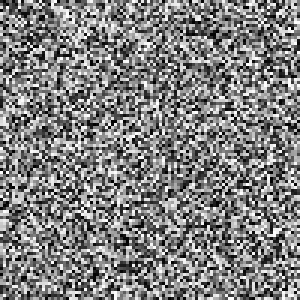
#> input picture Task13/bg.png, 100 x 100 px (shown 3 times larger)
$ python main2.py
#> lines starting #> are read from the running program, lines starting #| are printed output that depends on the picture
from PIL import Image
from random import randint

# Загрузка фонового изображения
bg = Image.open("bg.png")
#> bg is the input picture: PIL image 100x100 L; min 0, max 254, mean 127.8
skip = bg.size[0]
#> skip = 100
m = Image.open("depth_map.png").convert("RGB")
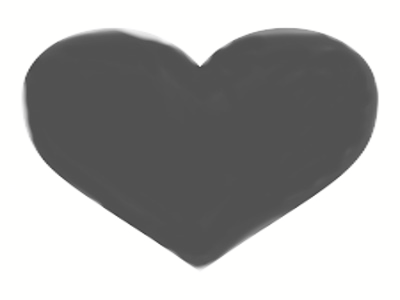
#> input picture Task13/depth_map.png, 400 x 300 px
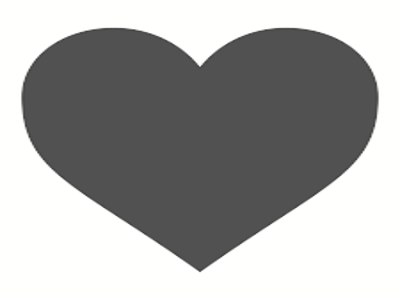
#> m: PIL image 400x300 RGB; mean R, G, B 167.7, 167.7, 167.2
rbg = Image.new("RGB", m.size)  # Убедитесь, что изображение в режиме RGB
#> rbg: PIL image 400x300 RGB; every value is 0

# Создаем плиточный фон
for x in range(m.size[0] // bg.size[0] + 1):
    for y in range(m.size[1] // bg.size[1] + 1):
        rbg.paste(bg, (x * bg.size[0], y * bg.size[1]))
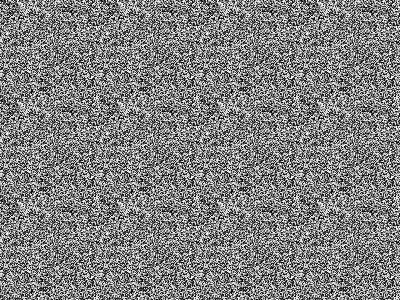
#> rbg: PIL image 400x300 RGB; min 0, max 254, mean 127.8
bg = rbg
out = rbg.copy()  # Копируем фон для результата

# Генерация автостереограммы
for y in range(m.size[1]):
    data = {}
    for x in range(m.size[0]):
        letter = randint(0, 255), randint(0, 255), randint(0, 255)  # Случайный RGB-цвет
        if x > skip:
            s = m.getpixel((x, y))
            s = s[0]  # Используем только первый канал (R)
            s = skip - skip * s / 256
        else:
            s = 0
        s += skip
        s = x - s
        if s < 0:
            ss = letter  # Случайный цвет, если индекс выходит за границы
        else:
            ss = data[int(s)]  # Цвет, смещенный по карте глубины
        data[x] = ss
        out.putpixel((x, y), tuple(ss))  # Убедитесь, что формат RGB сохраняется корректно
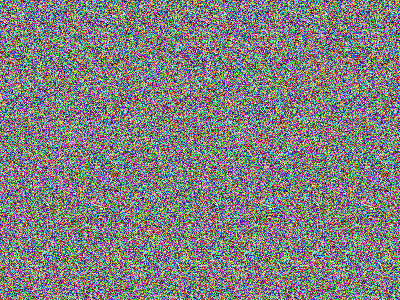
#> out: PIL image 400x300 RGB; mean R, G, B 128, 127.2, 127.3

# Сохраняем результат
out.save("ready.png")
